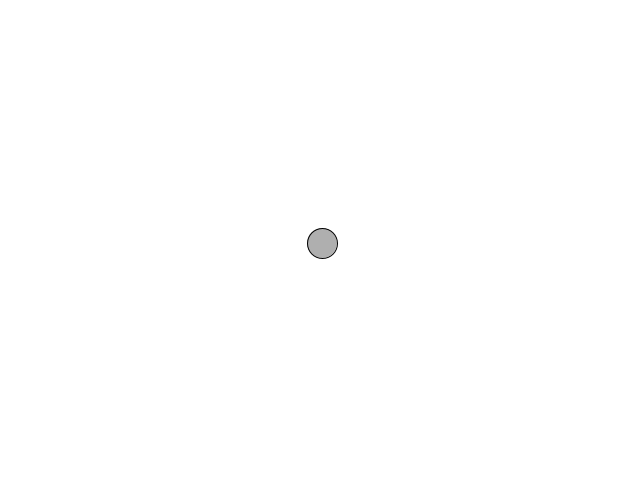
Frame 1 (no input)
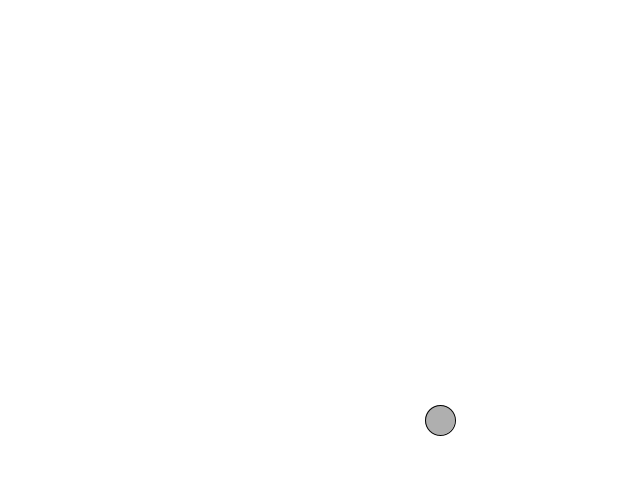
Frame 60 (the mouse pressed at the canvas centre just before this capture)
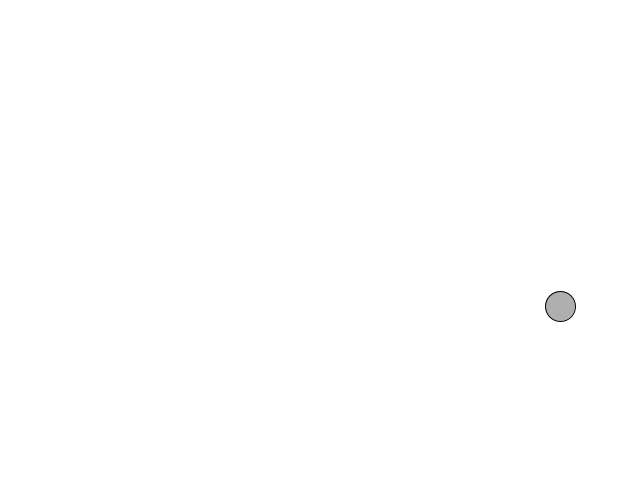
Frame 120 (the mouse held since frame 60 and released just before this capture)

The Processing sketch that drew these frames (run headless with seeded random() and noise(); from frame 60 on, the mouse is pressed at the canvas centre):

// Processing sketch: vectorball
// ── vectorball.pde
PVector location;
PVector velocity;

float radius;

void setup() {
  size(640, 480);
  location = new PVector(320, 240);
  velocity = new PVector(2.0, 3.0);
  radius = 30;
}

void iterate() {
  location.add(velocity);
  
  if ((location.x > width - radius) || (location.x < radius)) {
    velocity.x = velocity.x * -1;  
  }

  if ((location.y > height - radius) || (location.y < radius)) {
    velocity.y = velocity.y * -1;
  }
  
}

void draw() {
 background(255);
 
 iterate();
 
 stroke(0);
 fill(175);
 ellipse(location.x, location.y, radius, radius);
 
 
}
